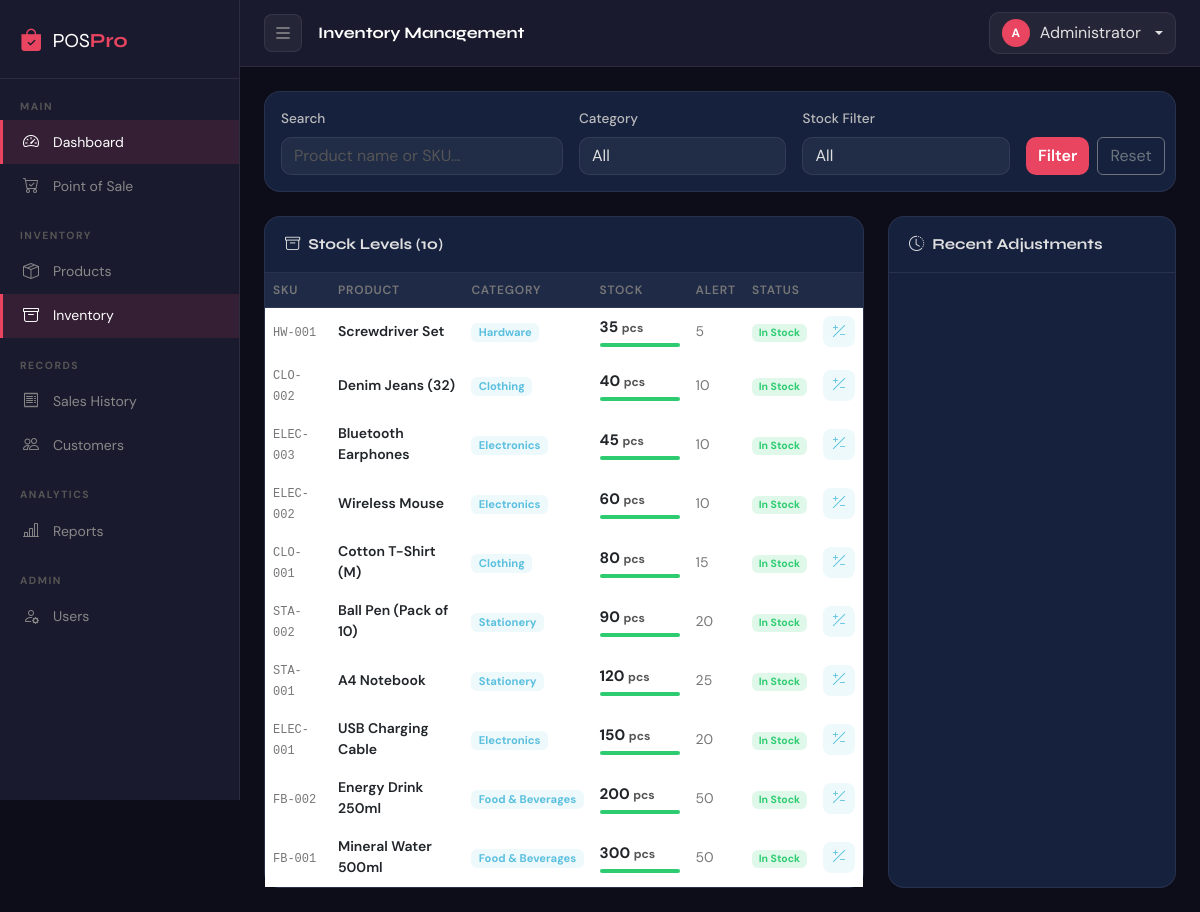
The app's page /modules/inventory/index.php (signed in) with its own data.
### tables this page shows
CREATE TABLE IF NOT EXISTS products (
    id              INT AUTO_INCREMENT PRIMARY KEY,
    category_id     INT             NOT NULL,
    name            VARCHAR(150)    NOT NULL,
    sku             VARCHAR(50)     NOT NULL UNIQUE,
    barcode         VARCHAR(100),
    description     TEXT,
    unit            VARCHAR(30)     DEFAULT 'pcs',
    cost_price      DECIMAL(12,2)   NOT NULL DEFAULT 0.00,
    selling_price   DECIMAL(12,2)   NOT NULL DEFAULT 0.00,
    stock_qty       INT             NOT NULL DEFAULT 0,
    low_stock_alert INT             NOT NULL DEFAULT 10,
    image           VARCHAR(255),
    status          ENUM('active','inactive') NOT NULL DEFAULT 'active',
    created_at      TIMESTAMP       DEFAULT CURRENT_TIMESTAMP,
    updated_at      TIMESTAMP       DEFAULT CURRENT_TIMESTAMP ON UPDATE CURRENT_TIMESTAMP,
    FOREIGN KEY (category_id) REFERENCES categories(id) ON DELETE RESTRICT
);

CREATE TABLE IF NOT EXISTS categories (
    id          INT AUTO_INCREMENT PRIMARY KEY,
    name        VARCHAR(100)    NOT NULL UNIQUE,
    description TEXT,
    status      ENUM('active','inactive') NOT NULL DEFAULT 'active',
    created_at  TIMESTAMP       DEFAULT CURRENT_TIMESTAMP
);

### config/app.php (called while the page is built, shortened)
<?php
function hasRole(...$roles) {
    return isset($_SESSION['role']) && in_array($_SESSION['role'], $roles);
}
function sanitize($data) {
    return htmlspecialchars(strip_tags(trim($data)));
}
?>

### modules/inventory/index.php (the view, shortened to what this page needs)
<?php
require_once '../../config/app.php';
$conn = getDBConnection();
$search     = sanitize($_GET['search'] ?? '');
$where = ["p.status='active'"];
$products   = $conn->query("SELECT p.*, c.name AS cat FROM products p JOIN categories c ON c.id=p.category_id WHERE ".implode(' AND ',$where)." ORDER BY p.stock_qty ASC");
$pageTitle = 'Inventory Management';
require_once '../../includes/header.php';
?>
<div class="card mb-4">
  <div class="card-body">
    <form method="GET" class="row g-3 align-items-end">
      <div class="col-md-4">
        <label class="form-label">Search</label>
        <input type="text" name="search" class="form-control" placeholder="Product name or SKU..." value="<?= htmlspecialchars($search) ?>">
      </div>
      <div class="col-md-3">
        <label class="form-label">Category</label>
        <select name="category" class="form-select">
          <option value="">All</option>
        </select>
      </div>
      <div class="col-md-3">
        <label class="form-label">Stock Filter</label>
        <select name="stock" class="form-select">
          <option value="">All</option>
        </select>
      </div>
      <div class="col-md-2 d-flex gap-2">
        <button type="submit" class="btn btn-accent flex-fill">Filter</button>
        <a href="index.php" class="btn btn-outline-secondary">Reset</a>
      </div>
    </form>
  </div>
</div>
<div class="row g-4">
  <div class="col-lg-8">
    <div class="card">
      <div class="card-header"><i class="bi bi-archive me-2"></i>Stock Levels (<?= $products->num_rows ?>)</div>
      <div class="card-body p-0">
        <div class="table-responsive">
          <table class="table mb-0">
            <thead><tr>
              <th>SKU</th><th>Product</th><th>Category</th><th>Stock</th><th>Alert</th><th>Status</th>
              <?php if(hasRole('admin','manager')): ?><th></th><?php endif; ?>
            </tr></thead>
            <tbody>
            <?php while($p=$products->fetch_assoc()):
              $pct = $p['low_stock_alert'] > 0 ? min(100, round($p['stock_qty'] / $p['low_stock_alert'] * 50)) : 100;
              $barColor = $p['stock_qty']==0?'#e74c3c':($p['stock_qty']<=$p['low_stock_alert']?'#f39c12':'#2ecc71');
            ?>
            <tr>
              <td><code style="color:#777;font-size:.75rem;"><?= htmlspecialchars($p['sku']) ?></code></td>
              <td style="font-weight:600;"><?= htmlspecialchars($p['name']) ?></td>
              <td><span class="badge" style="background:rgba(91,192,222,0.1);color:#5bc0de;font-size:.7rem;"><?= htmlspecialchars($p['cat']) ?></span></td>
              <td>
                <div style="font-weight:700;font-size:.95rem;"><?= $p['stock_qty'] ?> <span style="color:#555;font-size:.75rem;"><?= $p['unit'] ?></span></div>
                <div style="height:4px;background:rgba(255,255,255,0.08);border-radius:2px;margin-top:4px;width:80px;">
                  <div style="height:100%;width:<?= min(100,$pct) ?>%;background:<?= $barColor ?>;border-radius:2px;transition:width .3s;"></div>
                </div>
              </td>
              <td style="color:#777;"><?= $p['low_stock_alert'] ?></td>
              <td>
                <?php if($p['stock_qty']==0): ?>
                  <span class="badge badge-stock-low">Out of Stock</span>
                <?php elseif($p['stock_qty']<=$p['low_stock_alert']): ?>
                  <span class="badge badge-stock-warn">Low Stock</span>
                <?php else: ?>
                  <span class="badge badge-stock-ok">In Stock</span>
                <?php endif; ?>
              </td>
              <?php if(hasRole('admin','manager')): ?>
              <td>
                <button class="btn btn-sm" style="background:rgba(91,192,222,0.1);color:#5bc0de;border-radius:8px;" onclick="openAdjust(<?= $p['id'] ?>, '<?= addslashes($p['name']) ?>', <?= $p['stock_qty'] ?>)">
                  <i class="bi bi-plus-slash-minus"></i>
                </button>
              </td>
              <?php endif; ?>
            </tr>
            <?php endwhile; ?>
            </tbody>
          </table>
        </div>
      </div>
    </div>
  </div>
  <div class="col-lg-4">
    <div class="card h-100">
      <div class="card-header"><i class="bi bi-clock-history me-2"></i>Recent Adjustments</div>
      <div class="card-body p-0" style="overflow-y:auto;max-height:480px;">
      </div>
    </div>
  </div>
</div>
<?php require_once '../../includes/footer.php'; ?>

### includes/header.php (shortened to what this page needs)
<?php
$currentPage = basename($_SERVER['PHP_SELF'], '.php');
$currentDir  = basename(dirname($_SERVER['PHP_SELF']));
?>
<!DOCTYPE html>
<html lang="en">
<head>
<link href="https://cdn.jsdelivr.net/npm/bootstrap@5.3.0/dist/css/bootstrap.min.css" rel="stylesheet">
<link href="https://cdn.jsdelivr.net/npm/bootstrap-icons@1.11.0/font/bootstrap-icons.css" rel="stylesheet">
<link href="<?= APP_URL ?>/assets/css/style.css" rel="stylesheet">
</head>
<body>
<div class="sidebar" id="sidebar">
  <div class="sidebar-brand">
    <i class="bi bi-bag-check-fill"></i>
    <span>POS<strong>Pro</strong></span>
  </div>
  <div class="sidebar-section">MAIN</div>
  <a href="<?= APP_URL ?>/index.php" class="sidebar-link <?= ($currentPage === 'index') ? 'active' : '' ?>">
    <i class="bi bi-speedometer2"></i> Dashboard
  </a>
  <a href="<?= APP_URL ?>/modules/sales/pos.php" class="sidebar-link <?= ($currentDir === 'sales' && $currentPage === 'pos') ? 'active' : '' ?>">
    <i class="bi bi-cart-check"></i> Point of Sale
  </a>
  <div class="sidebar-section">INVENTORY</div>
  <a href="<?= APP_URL ?>/modules/products/index.php" class="sidebar-link <?= ($currentDir === 'products') ? 'active' : '' ?>">
    <i class="bi bi-box-seam"></i> Products
  </a>
  <a href="<?= APP_URL ?>/modules/inventory/index.php" class="sidebar-link <?= ($currentDir === 'inventory') ? 'active' : '' ?>">
    <i class="bi bi-archive"></i> Inventory
  </a>
  <div class="sidebar-section">RECORDS</div>
  <a href="<?= APP_URL ?>/modules/sales/index.php" class="sidebar-link <?= ($currentDir === 'sales' && $currentPage === 'index') ? 'active' : '' ?>">
    <i class="bi bi-receipt"></i> Sales History
  </a>
  <a href="<?= APP_URL ?>/modules/customers/index.php" class="sidebar-link <?= ($currentDir === 'customers') ? 'active' : '' ?>">
    <i class="bi bi-people"></i> Customers
  </a>
  <div class="sidebar-section">ANALYTICS</div>
  <a href="<?= APP_URL ?>/modules/reports/index.php" class="sidebar-link <?= ($currentDir === 'reports') ? 'active' : '' ?>">
    <i class="bi bi-bar-chart-line"></i> Reports
  </a>
  <?php if (hasRole('admin')): ?>
  <div class="sidebar-section">ADMIN</div>
  <a href="<?= APP_URL ?>/modules/users/index.php" class="sidebar-link <?= ($currentDir === 'users') ? 'active' : '' ?>">
    <i class="bi bi-person-gear"></i> Users
  </a>
  <?php endif; ?>
</div>
<div class="main-wrapper" id="mainWrapper">
  <nav class="topbar">
    <div class="d-flex align-items-center gap-3">
      <button class="btn btn-icon" id="sidebarToggle" onclick="toggleSidebar()">
        <i class="bi bi-list fs-5"></i>
      </button>
      <div class="topbar-title"><?= $pageTitle ?? 'Dashboard' ?></div>
    </div>
    <div class="d-flex align-items-center gap-3">
      <div class="dropdown">
        <button class="btn btn-user dropdown-toggle" data-bs-toggle="dropdown">
          <span class="user-avatar"><?= strtoupper(substr($_SESSION['full_name'], 0, 1)) ?></span>
          <span class="d-none d-md-inline"><?= htmlspecialchars($_SESSION['full_name']) ?></span>
        </button>
      </div>
    </div>
  </nav>
  <div class="page-content">

### includes/footer.php (shortened to what this page needs)
</div>
</div>
</body>
</html>

### assets/css/style.css (style rules this page uses)
:root { --primary: #1a1a2e; --surface: #16213e; --surface2: #0f3460; --accent: #e94560; --accent2: #5bc0de; --success: #2ecc71; --warning: #f39c12; --danger: #e74c3c; --text: #e0e0e0; --text-muted: #888; --border: rgba(255,255,255,0.08); --sidebar-w: 240px; }
*, *::before, *::after { box-sizing: border-box; }
body { margin: 0; background: #0d0d1a; color: var(--text); font-family: 'DM Sans', sans-serif; font-size: 14px; display: flex; min-height: 100vh; }
.sidebar { position: fixed; top: 0; left: 0; width: var(--sidebar-w); height: 100vh; background: var(--primary); border-right: 1px solid var(--border); overflow-y: auto; z-index: 1000; transition: transform .3s ease; padding-bottom: 24px; }
.sidebar-brand { display: flex; align-items: center; gap: 10px; padding: 24px 20px 20px; font-family: 'Syne', sans-serif; font-size: 1.25rem; color: #fff; border-bottom: 1px solid var(--border); }
.sidebar-brand i { color: var(--accent); font-size: 1.4rem; }
.sidebar-brand strong { color: var(--accent); }
.sidebar-section { padding: 20px 20px 6px; font-size: .65rem; font-weight: 700; letter-spacing: 1.5px; color: #555; text-transform: uppercase; }
.sidebar-link { display: flex; align-items: center; gap: 12px; padding: 10px 20px; color: #888; text-decoration: none; border-radius: 0; font-size: .875rem; transition: all .2s; border-left: 3px solid transparent; }
.sidebar-link.active { color: #fff; background: rgba(233,69,96,0.12); border-left-color: var(--accent); }
.sidebar-link i { font-size: 1rem; width: 18px; }
.main-wrapper { margin-left: var(--sidebar-w); flex: 1; min-height: 100vh; transition: margin-left .3s ease; display: flex; flex-direction: column; }
.topbar { position: sticky; top: 0; z-index: 900; background: var(--primary); border-bottom: 1px solid var(--border); padding: 12px 24px; display: flex; align-items: center; justify-content: space-between; }
.topbar-title { font-family: 'Syne', sans-serif; font-size: 1rem; font-weight: 700; color: #fff; }
.btn-icon { background: rgba(255,255,255,0.05); border: 1px solid var(--border); color: #aaa; border-radius: 8px; width: 38px; height: 38px; display: flex; align-items: center; justify-content: center; transition: all .2s; }
.btn-user { display: flex; align-items: center; gap: 10px; background: rgba(255,255,255,0.05); border: 1px solid var(--border); color: var(--text); border-radius: 10px; padding: 6px 12px; }
.user-avatar { width: 28px; height: 28px; border-radius: 50%; background: var(--accent); color: #fff; display: flex; align-items: center; justify-content: center; font-size: .75rem; font-weight: 700; }
.page-content { padding: 24px; flex: 1; }
.card { background: var(--surface); border: 1px solid var(--border); border-radius: 16px; color: var(--text); }
.card-header { background: transparent; border-bottom: 1px solid var(--border); font-family: 'Syne', sans-serif; font-weight: 700; font-size: .95rem; padding: 16px 20px; }
.table { color: var(--text); }
.table thead th { background: rgba(255,255,255,0.04); color: #777; font-size: .75rem; font-weight: 600; letter-spacing: .8px; text-transform: uppercase; border-color: var(--border); }
.table tbody td { border-color: var(--border); vertical-align: middle; }
.form-control, .form-select { background: rgba(255,255,255,0.05); border: 1px solid var(--border); color: var(--text); border-radius: 10px; }
.form-control::placeholder { color: #555; }
.form-select option { background: var(--primary); color: var(--text); }
.form-label { color: #bbb; font-size: .85rem; font-weight: 500; }
.btn-accent { background: var(--accent); border: none; color: #fff; border-radius: 10px; font-weight: 600; transition: all .2s; }
.badge-stock-ok { background: rgba(46,204,113,0.15); color: #2ecc71; }

### records on screen
products: sku "HW-001", name "Screwdriver Set", category.name "Hardware", stock_qty "35", unit "pcs", low_stock_alert "5", shows "In Stock"
products: sku "CLO-002", name "Denim Jeans (32)", category.name "Clothing", stock_qty "40", unit "pcs", low_stock_alert "10", shows "In Stock"
products: sku "ELEC-003", name "Bluetooth Earphones", category.name "Electronics", stock_qty "45", unit "pcs", low_stock_alert "10", shows "In Stock"
products: sku "ELEC-002", name "Wireless Mouse", category.name "Electronics", stock_qty "60", unit "pcs", low_stock_alert "10", shows "In Stock"
products: sku "CLO-001", name "Cotton T-Shirt (M)", category.name "Clothing", stock_qty "80", unit "pcs", low_stock_alert "15", shows "In Stock"
products: sku "STA-002", name "Ball Pen (Pack of 10)", category.name "Stationery", stock_qty "90", unit "pcs", low_stock_alert "20", shows "In Stock"
products: sku "STA-001", name "A4 Notebook", category.name "Stationery", stock_qty "120", unit "pcs", low_stock_alert "25", shows "In Stock"
products: sku "ELEC-001", name "USB Charging Cable", category.name "Electronics", stock_qty "150", unit "pcs", low_stock_alert "20", shows "In Stock"
products: sku "FB-002", name "Energy Drink 250ml", category.name "Food & Beverages", stock_qty "200", unit "pcs", low_stock_alert "50", shows "In Stock"
products: sku "FB-001", name "Mineral Water 500ml", category.name "Food & Beverages", stock_qty "300", unit "pcs", low_stock_alert "50", shows "In Stock"

### other values on screen
$pageTitle "Inventory Management"
substr($_SESSION['full_name'], 0, 1) "A"
$_SESSION['full_name'] "Administrator"
$products->num_rows "10"
